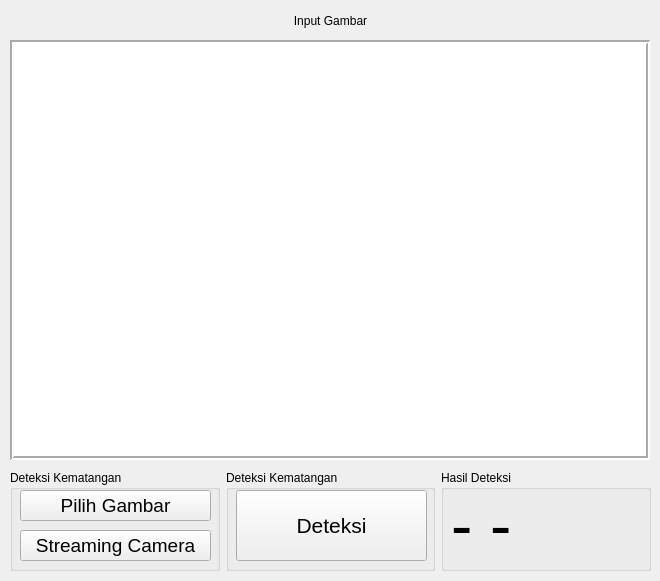
<?xml version="1.0" encoding="UTF-8"?>
<ui version="4.0">
 <class>Form</class>
 <widget class="QWidget" name="Form">
  <property name="geometry">
   <rect>
    <x>0</x>
    <y>0</y>
    <width>660</width>
    <height>581</height>
   </rect>
  </property>
  <property name="windowTitle">
   <string>Deteksi Kematangan Strowberry</string>
  </property>
  <widget class="QWidget" name="gridLayoutWidget">
   <property name="geometry">
    <rect>
     <x>10</x>
     <y>10</y>
     <width>641</width>
     <height>21</height>
    </rect>
   </property>
   <layout class="QGridLayout" name="gridLayout">
    <property name="spacing">
     <number>13</number>
    </property>
    <item row="0" column="0">
     <widget class="QLabel" name="label">
      <property name="text">
       <string>Input Gambar</string>
      </property>
      <property name="alignment">
       <set>Qt::AlignCenter</set>
      </property>
     </widget>
    </item>
   </layout>
  </widget>
  <widget class="QLabel" name="lGambar">
   <property name="geometry">
    <rect>
     <x>10</x>
     <y>40</y>
     <width>640</width>
     <height>420</height>
    </rect>
   </property>
   <property name="minimumSize">
    <size>
     <width>362</width>
     <height>220</height>
    </size>
   </property>
   <property name="autoFillBackground">
    <bool>false</bool>
   </property>
   <property name="styleSheet">
    <string notr="true">background-color: white</string>
   </property>
   <property name="frameShape">
    <enum>QFrame::Box</enum>
   </property>
   <property name="frameShadow">
    <enum>QFrame::Sunken</enum>
   </property>
   <property name="lineWidth">
    <number>2</number>
   </property>
   <property name="text">
    <string/>
   </property>
   <property name="pixmap">
    <pixmap>assets/iconLoad.png</pixmap>
   </property>
   <property name="scaledContents">
    <bool>false</bool>
   </property>
   <property name="alignment">
    <set>Qt::AlignCenter</set>
   </property>
  </widget>
  <widget class="QWidget" name="gridLayoutWidget_2">
   <property name="geometry">
    <rect>
     <x>10</x>
     <y>470</y>
     <width>641</width>
     <height>101</height>
    </rect>
   </property>
   <layout class="QGridLayout" name="gridLayout_2">
    <item row="0" column="0">
     <widget class="QGroupBox" name="groupBox_3">
      <property name="title">
       <string>Deteksi Kematangan</string>
      </property>
      <widget class="QPushButton" name="btPilih">
       <property name="geometry">
        <rect>
         <x>10</x>
         <y>20</y>
         <width>191</width>
         <height>31</height>
        </rect>
       </property>
       <property name="font">
        <font>
         <pointsize>14</pointsize>
        </font>
       </property>
       <property name="text">
        <string>Pilih Gambar</string>
       </property>
      </widget>
      <widget class="QPushButton" name="btStream">
       <property name="geometry">
        <rect>
         <x>10</x>
         <y>60</y>
         <width>191</width>
         <height>31</height>
        </rect>
       </property>
       <property name="font">
        <font>
         <pointsize>14</pointsize>
        </font>
       </property>
       <property name="text">
        <string>Streaming Camera</string>
       </property>
      </widget>
     </widget>
    </item>
    <item row="0" column="1">
     <widget class="QGroupBox" name="groupBox">
      <property name="title">
       <string>Deteksi Kematangan</string>
      </property>
      <widget class="QPushButton" name="btDeteksi">
       <property name="geometry">
        <rect>
         <x>10</x>
         <y>20</y>
         <width>191</width>
         <height>71</height>
        </rect>
       </property>
       <property name="font">
        <font>
         <pointsize>16</pointsize>
        </font>
       </property>
       <property name="text">
        <string>Deteksi</string>
       </property>
      </widget>
     </widget>
    </item>
    <item row="0" column="2">
     <widget class="QGroupBox" name="groupBox_2">
      <property name="styleSheet">
       <string notr="true"/>
      </property>
      <property name="title">
       <string>Hasil Deteksi</string>
      </property>
      <widget class="QLabel" name="lHasil">
       <property name="geometry">
        <rect>
         <x>10</x>
         <y>20</y>
         <width>101</width>
         <height>71</height>
        </rect>
       </property>
       <property name="font">
        <font>
         <pointsize>48</pointsize>
        </font>
       </property>
       <property name="text">
        <string>- -</string>
       </property>
      </widget>
     </widget>
    </item>
   </layout>
  </widget>
 </widget>
 <resources/>
 <connections/>
</ui>
